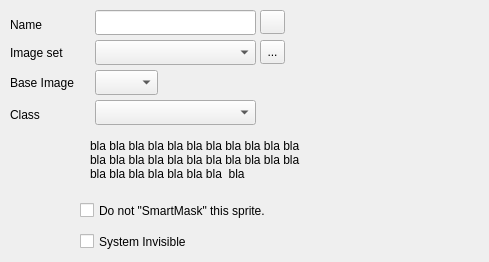
   <widget class="QWidget" name="tab_1">
    <attribute name="title">
     <string>General</string>
    </attribute>
    <widget class="QLabel" name="sImage">
     <property name="geometry">
      <rect>
       <x>320</x>
       <y>14</y>
       <width>160</width>
       <height>160</height>
      </rect>
     </property>
     <property name="text">
      <string/>
     </property>
     <property name="pixmap">
      <pixmap>:/images/hi-32-app-lgck-creator.png</pixmap>
     </property>
     <property name="scaledContents">
      <bool>true</bool>
     </property>
    </widget>
    <widget class="QLabel" name="label_2">
     <property name="geometry">
      <rect>
       <x>10</x>
       <y>17</y>
       <width>52</width>
       <height>15</height>
      </rect>
     </property>
     <property name="text">
      <string>Name</string>
     </property>
    </widget>
    <widget class="QLineEdit" name="eName">
     <property name="geometry">
      <rect>
       <x>95</x>
       <y>10</y>
       <width>161</width>
       <height>25</height>
      </rect>
     </property>
     <property name="toolTip">
      <string>This is the human readable name for the object</string>
     </property>
     <property name="maxLength">
      <number>31</number>
     </property>
    </widget>
    <widget class="QComboBox" name="cbFrameSet">
     <property name="geometry">
      <rect>
       <x>95</x>
       <y>40</y>
       <width>161</width>
       <height>25</height>
      </rect>
     </property>
     <property name="editable">
      <bool>false</bool>
     </property>
     <property name="sizeAdjustPolicy">
      <enum>QComboBox::AdjustToMinimumContentsLengthWithIcon</enum>
     </property>
     <property name="minimumContentsLength">
      <number>16</number>
     </property>
     <property name="duplicatesEnabled">
      <bool>true</bool>
     </property>
     <property name="modelColumn">
      <number>0</number>
     </property>
    </widget>
    <widget class="QComboBox" name="cbBaseFrame">
     <property name="geometry">
      <rect>
       <x>95</x>
       <y>70</y>
       <width>63</width>
       <height>25</height>
      </rect>
     </property>
    </widget>
    <widget class="QLabel" name="label_3">
     <property name="geometry">
      <rect>
       <x>10</x>
       <y>45</y>
       <width>71</width>
       <height>16</height>
      </rect>
     </property>
     <property name="text">
      <string>Image set</string>
     </property>
    </widget>
    <widget class="QLabel" name="label_4">
     <property name="geometry">
      <rect>
       <x>10</x>
       <y>75</y>
       <width>81</width>
       <height>16</height>
      </rect>
     </property>
     <property name="text">
      <string>Base Image</string>
     </property>
    </widget>
    <widget class="QComboBox" name="cbClass">
     <property name="geometry">
      <rect>
       <x>95</x>
       <y>100</y>
       <width>161</width>
       <height>25</height>
      </rect>
     </property>
    </widget>
    <widget class="QLabel" name="label_5">
     <property name="geometry">
      <rect>
       <x>10</x>
       <y>107</y>
       <width>52</width>
       <height>15</height>
      </rect>
     </property>
     <property name="text">
      <string>Class</string>
     </property>
    </widget>
    <widget class="QLabel" name="sClass">
     <property name="geometry">
      <rect>
       <x>90</x>
       <y>129</y>
       <width>221</width>
       <height>61</height>
      </rect>
     </property>
     <property name="text">
      <string>bla bla bla bla bla bla bla bla bla bla bla bla bla bla bla bla bla bla bla bla bla bla bla bla bla bla bla bla bla  bla</string>
     </property>
     <property name="textFormat">
      <enum>Qt::PlainText</enum>
     </property>
     <property name="scaledContents">
      <bool>false</bool>
     </property>
     <property name="wordWrap">
      <bool>true</bool>
     </property>
    </widget>
    <widget class="QCheckBox" name="cNoSmartMap">
     <property name="geometry">
      <rect>
       <x>80</x>
       <y>199</y>
       <width>241</width>
       <height>23</height>
      </rect>
     </property>
     <property name="text">
      <string>Do not &quot;SmartMask&quot; this sprite.</string>
     </property>
    </widget>
    <widget class="QCheckBox" name="cInvisible">
     <property name="geometry">
      <rect>
       <x>80</x>
       <y>230</y>
       <width>141</width>
       <height>23</height>
      </rect>
     </property>
     <property name="text">
      <string>System Invisible</string>
     </property>
    </widget>
    <widget class="QToolButton" name="btnAddObject">
     <property name="geometry">
      <rect>
       <x>260</x>
       <y>40</y>
       <width>25</width>
       <height>24</height>
      </rect>
     </property>
     <property name="toolTip">
      <string>Add New ImageSet</string>
     </property>
     <property name="text">
      <string>...</string>
     </property>
     <property name="icon">
      <iconset resource="lgck-builder.qrc">
       <normaloff>:/images/plus.png</normaloff>:/images/plus.png</iconset>
     </property>
    </widget>
    <widget class="QPushButton" name="btnUuid">
     <property name="geometry">
      <rect>
       <x>260</x>
       <y>10</y>
       <width>25</width>
       <height>24</height>
      </rect>
     </property>
     <property name="toolTip">
      <string>Copy Uuid to clipboard</string>
     </property>
     <property name="toolTipDuration">
      <number>-4</number>
     </property>
     <property name="whatsThis">
      <string>Copy Uuid to clipboard</string>
     </property>
     <property name="text">
      <string/>
     </property>
     <property name="icon">
      <iconset resource="lgck-builder.qrc">
       <normaloff>:/images/pd/copy.png</normaloff>:/images/pd/copy.png</iconset>
     </property>
    </widget>
   </widget>
